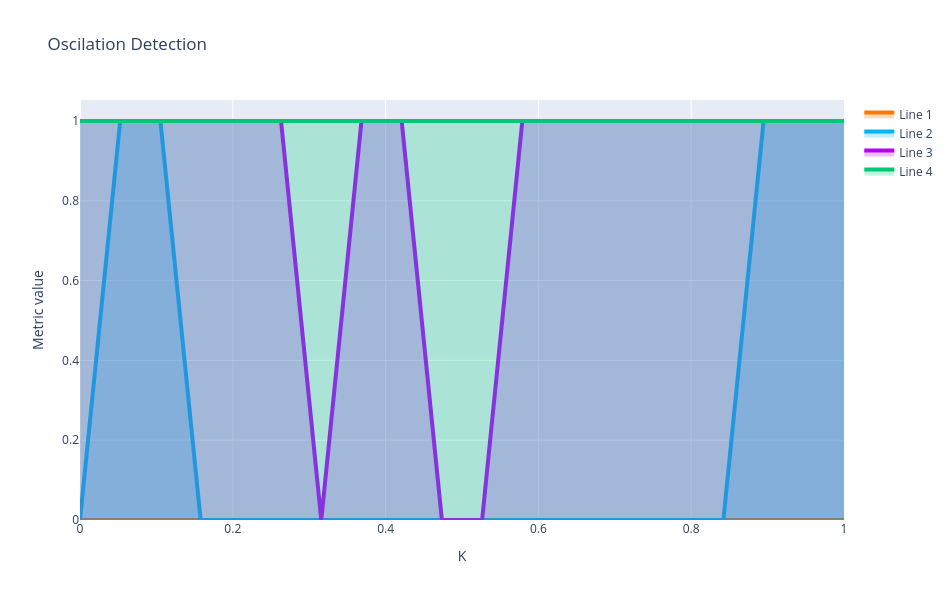
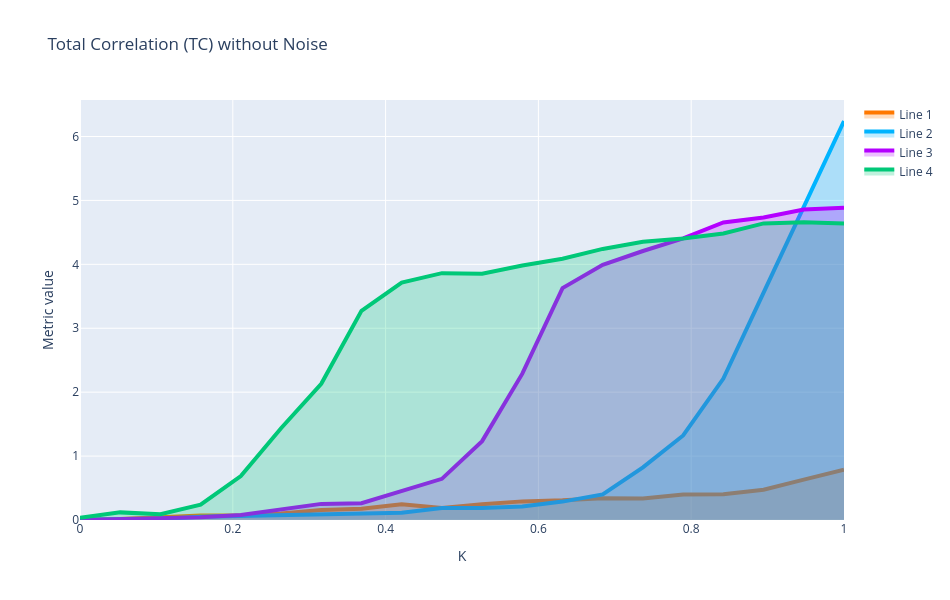
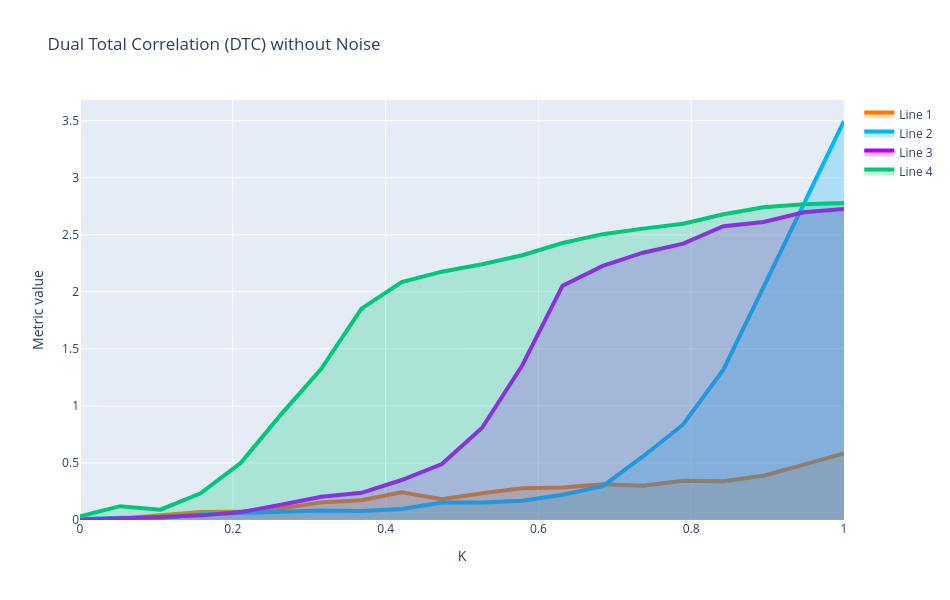
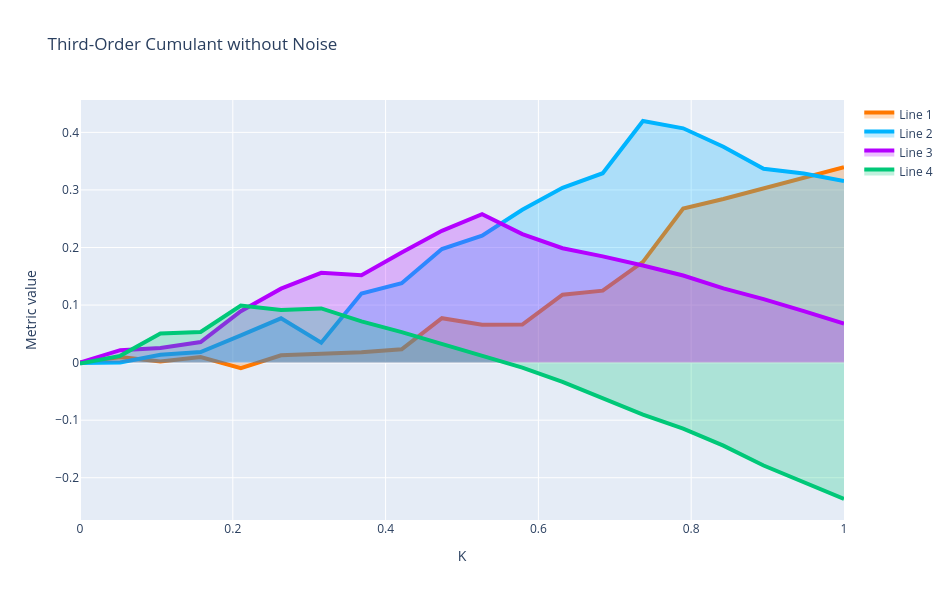

The cell these charts' notebook holds for them, in order:
### Markdown cell above
---
## **7. Oscillation Detection in $(P \times K$) Space** with noise
We perform a parameter sweep to detect oscillations in the $(P \times K$) space.

### Code cell
P_values = [4,5,6,7]
K3_values = np.linspace(0.0, 1.0, 20)

# Matrix to store oscillation detection
oscillation_map_noise = np.zeros((len(P_values), len(K_values)), dtype=int)

# Matrices to store metrics with noise
TC_map_noise = np.zeros((len(P_values), len(K_values)))
DTC_map_noise = np.zeros((len(P_values), len(K_values)))
Cumulant_map_noise = np.zeros((len(P_values), len(K_values)))
PowerCorr_map_noise = np.zeros((len(P_values), len(K_values)))
Entropy_map_noise = np.zeros((len(P_values), len(K_values)))  # Nueva métrica
Entropy_map_skew = np.zeros((len(P_values), len(K3_values)))  # Nueva métrica
Entropy_map_kurt = np.zeros((len(P_values), len(K3_values)))  # Nueva métrica

sigma_E = 0.03
T=450

#initial state
seed = 42
rng = np.random.default_rng(seed)
state0 = 0.1 * rng.standard_normal(2 * N_nodes)



for i, P_val in tqdm(enumerate(P_values)):
    for j, K_val in enumerate(K_values):
        # Simulation with noise using the existing function
        # t, states = simulate_wc_stochastic(state0, P_val, K_val, M, T, dt, sigma_E=sigma_E, higher_order=False)
        P_vec = np.array([P_val, P_val, P_val])
        t, states = simulate_wc_stochastic(state0, P_vec, K_val, M, T, dt, sigma_E = sigma_E, higher_order=False)

        start_idx = int(0.2 * len(t))

        E_node = states[start_idx:, :N_nodes]
        I_node = states[start_idx:, N_nodes:]

        # Oscillation detection using the existing function
        is_lc1, _, _, _ = detect_limit_cycle_poincare(E_node[:, 0], I_node[:, 0], dt, threshold_ratio=0.05, period_cv_threshold=0.05)
        is_lc2, _, _, _ = detect_limit_cycle_poincare(E_node[:, 0], I_node[:, 0], dt, threshold_ratio=0.05, period_cv_threshold=0.05)
        is_lc3, _, _, _ = detect_limit_cycle_poincare(E_node[:, 0], I_node[:, 0], dt, threshold_ratio=0.05, period_cv_threshold=0.05)
        oscillation_map_noise[i, j] =  int((is_lc1==True) and (is_lc2==True) and (is_lc3==True))

        
        # Remove transient
        E = states[start_idx:, :N_nodes]

        # Data matrix for higher-order metrics
        X = E.copy()

        # Covariance matrix
        Sigma = np.cov(X.T)

        # Higher-order metrics using the existing functions
        TC_map_noise[i, j] = TC_gauss(Sigma)
        DTC_map_noise[i, j] = DTC_gauss(Sigma)
        Entropy_map_noise[i, j] = entropy_gauss(Sigma)  # Cálculo de la entropía
        skew, kurt = dev_gauss(X)  # Cálculo de la entropía
        Entropy_map_skew[i, j] = skew
        Entropy_map_kurt[i, j] = kurt
        if X.shape[1] == 3:
            Cumulant_map_noise[i, j] = cumulants(X)
            PowerCorr_map_noise[i, j] = powercorr(X)

    if (i + 1) % 5 == 0:
        print(f"Progress: {i+1}/{len(P_values)}")

# Visualization using the existing function
# plot_oscillation_map(oscillation_map_noise, P_values, K_values, title="Oscillation Detection (P-K) with Noise")


#cleaing the matrix
TC_clean = clean_rowwise_signed(TC_map_noise, n_std=2)
DTC_clean = clean_rowwise_signed(DTC_map_noise, n_std=2)
Cumulant_clean = clean_rowwise_signed(Cumulant_map_noise,n_std=2)
PowerCorr_clean = clean_rowwise_signed(PowerCorr_map_noise,n_std=2)
Skew_clean = clean_rowwise_signed(Entropy_map_skew,n_std=2)
Kurt_clean = clean_rowwise_signed(Entropy_map_kurt,n_std=2)

# visualization the matrix cleaned
plot_lines_with_area(oscillation_map_noise, x_values=K3_values, title="Oscilation Detection")

plot_lines_with_area(TC_clean, x_values=K3_values, title="Total Correlation (TC) without Noise")
plot_lines_with_area(DTC_clean, x_values=K3_values, title="Dual Total Correlation (DTC) without Noise")
plot_lines_with_area(Cumulant_clean, x_values=K3_values, title="Third-Order Cumulant without Noise")
plot_lines_with_area(PowerCorr_clean, x_values=K3_values, title="Triple Power Correlation without Noise")
plot_lines_with_area(Skew_clean, x_values=K3_values, title="Skew with Noise")
plot_lines_with_area(Kurt_clean, x_values=K3_values, title="Kurt with Noise")

### Figure 1 — Plotly figure (JSON) as saved in the notebook; plotly's stock layout.template omitted (floating-point values rounded to 4 significant figures)
{"data": [{"fill": "tozeroy", "fillcolor": "rgba(255,120,0,0.25)", "line": {"color": "rgb(255,120,0)", "width": 4}, "mode": "lines", "name": "Line 1", "type": "scatter", "x": [0.0, 0.05263, 0.1053, 0.1579, 0.2105, 0.2632, 0.3158, 0.3684, 0.4211, 0.4737, 0.5263, 0.5789, 0.6316, 0.6842, 0.7368, 0.7895, 0.8421, 0.8947, 0.9474, 1.0], "y": [0, 0, 0, 0, 0, 0, 0, 0, 0, 0, 0, 0, 0, 0, 0, 0, 0, 0, 0, 0]}, {"fill": "tozeroy", "fillcolor": "rgba(0,180,255,0.25)", "line": {"color": "rgb(0,180,255)", "width": 4}, "mode": "lines", "name": "Line 2", "type": "scatter", "x": [0.0, 0.05263, 0.1053, 0.1579, 0.2105, 0.2632, 0.3158, 0.3684, 0.4211, 0.4737, 0.5263, 0.5789, 0.6316, 0.6842, 0.7368, 0.7895, 0.8421, 0.8947, 0.9474, 1.0], "y": [0, 1, 1, 0, 0, 0, 0, 0, 0, 0, 0, 0, 0, 0, 0, 0, 0, 1, 1, 1]}, {"fill": "tozeroy", "fillcolor": "rgba(180,0,255,0.25)", "line": {"color": "rgb(180,0,255)", "width": 4}, "mode": "lines", "name": "Line 3", "type": "scatter", "x": [0.0, 0.05263, 0.1053, 0.1579, 0.2105, 0.2632, 0.3158, 0.3684, 0.4211, 0.4737, 0.5263, 0.5789, 0.6316, 0.6842, 0.7368, 0.7895, 0.8421, 0.8947, 0.9474, 1.0], "y": [1, 1, 1, 1, 1, 1, 0, 1, 1, 0, 0, 1, 1, 1, 1, 1, 1, 1, 1, 1]}, {"fill": "tozeroy", "fillcolor": "rgba(0,200,120,0.25)", "line": {"color": "rgb(0,200,120)", "width": 4}, "mode": "lines", "name": "Line 4", "type": "scatter", "x": [0.0, 0.05263, 0.1053, 0.1579, 0.2105, 0.2632, 0.3158, 0.3684, 0.4211, 0.4737, 0.5263, 0.5789, 0.6316, 0.6842, 0.7368, 0.7895, 0.8421, 0.8947, 0.9474, 1.0], "y": [1, 1, 1, 1, 1, 1, 1, 1, 1, 1, 1, 1, 1, 1, 1, 1, 1, 1, 1, 1]}], "layout": {"height": 600, "title": {"text": "Oscilation Detection"}, "width": 950, "xaxis": {"title": {"text": "K"}}, "yaxis": {"title": {"text": "Metric value"}}}}

### Figure 2 — Plotly figure (JSON) as saved in the notebook; plotly's stock layout.template omitted (floating-point values rounded to 4 significant figures)
{"data": [{"fill": "tozeroy", "fillcolor": "rgba(255,120,0,0.25)", "line": {"color": "rgb(255,120,0)", "width": 4}, "mode": "lines", "name": "Line 1", "type": "scatter", "x": [0.0, 0.05263, 0.1053, 0.1579, 0.2105, 0.2632, 0.3158, 0.3684, 0.4211, 0.4737, 0.5263, 0.5789, 0.6316, 0.6842, 0.7368, 0.7895, 0.8421, 0.8947, 0.9474, 1.0], "y": [0.001971, 0.01424, 0.04227, 0.07032, 0.07498, 0.1028, 0.1567, 0.176, 0.2462, 0.1883, 0.2459, 0.2913, 0.3082, 0.3395, 0.337, 0.3993, 0.4013, 0.4745, 0.6309, 0.7872]}, {"fill": "tozeroy", "fillcolor": "rgba(0,180,255,0.25)", "line": {"color": "rgb(0,180,255)", "width": 4}, "mode": "lines", "name": "Line 2", "type": "scatter", "x": [0.0, 0.05263, 0.1053, 0.1579, 0.2105, 0.2632, 0.3158, 0.3684, 0.4211, 0.4737, 0.5263, 0.5789, 0.6316, 0.6842, 0.7368, 0.7895, 0.8421, 0.8947, 0.9474, 1.0], "y": [0.009749, 0.01891, 0.01594, 0.05171, 0.065, 0.07713, 0.08724, 0.09132, 0.1143, 0.1871, 0.1859, 0.2122, 0.2877, 0.4, 0.8235, 1.323, 2.213, 3.556, 4.899, 6.243]}, {"fill": "tozeroy", "fillcolor": "rgba(180,0,255,0.25)", "line": {"color": "rgb(180,0,255)", "width": 4}, "mode": "lines", "name": "Line 3", "type": "scatter", "x": [0.0, 0.05263, 0.1053, 0.1579, 0.2105, 0.2632, 0.3158, 0.3684, 0.4211, 0.4737, 0.5263, 0.5789, 0.6316, 0.6842, 0.7368, 0.7895, 0.8421, 0.8947, 0.9474, 1.0], "y": [0.001729, 0.01855, 0.02698, 0.04488, 0.07941, 0.1624, 0.2521, 0.2627, 0.4477, 0.644, 1.234, 2.289, 3.628, 3.993, 4.209, 4.406, 4.655, 4.732, 4.858, 4.886]}, {"fill": "tozeroy", "fillcolor": "rgba(0,200,120,0.25)", "line": {"color": "rgb(0,200,120)", "width": 4}, "mode": "lines", "name": "Line 4", "type": "scatter", "x": [0.0, 0.05263, 0.1053, 0.1579, 0.2105, 0.2632, 0.3158, 0.3684, 0.4211, 0.4737, 0.5263, 0.5789, 0.6316, 0.6842, 0.7368, 0.7895, 0.8421, 0.8947, 0.9474, 1.0], "y": [0.03293, 0.1193, 0.08937, 0.2393, 0.688, 1.436, 2.131, 3.273, 3.716, 3.862, 3.853, 3.983, 4.087, 4.241, 4.353, 4.403, 4.482, 4.641, 4.659, 4.64]}], "layout": {"height": 600, "title": {"text": "Total Correlation (TC) without Noise"}, "width": 950, "xaxis": {"title": {"text": "K"}}, "yaxis": {"title": {"text": "Metric value"}}}}

### Figure 3 — Plotly figure (JSON) as saved in the notebook; plotly's stock layout.template omitted (floating-point values rounded to 4 significant figures)
{"data": [{"fill": "tozeroy", "fillcolor": "rgba(255,120,0,0.25)", "line": {"color": "rgb(255,120,0)", "width": 4}, "mode": "lines", "name": "Line 1", "type": "scatter", "x": [0.0, 0.05263, 0.1053, 0.1579, 0.2105, 0.2632, 0.3158, 0.3684, 0.4211, 0.4737, 0.5263, 0.5789, 0.6316, 0.6842, 0.7368, 0.7895, 0.8421, 0.8947, 0.9474, 1.0], "y": [0.001971, 0.01418, 0.04219, 0.07015, 0.07457, 0.1017, 0.1543, 0.1736, 0.2422, 0.1814, 0.2352, 0.2786, 0.285, 0.3139, 0.3004, 0.3431, 0.3398, 0.388, 0.4855, 0.583]}, {"fill": "tozeroy", "fillcolor": "rgba(0,180,255,0.25)", "line": {"color": "rgb(0,180,255)", "width": 4}, "mode": "lines", "name": "Line 2", "type": "scatter", "x": [0.0, 0.05263, 0.1053, 0.1579, 0.2105, 0.2632, 0.3158, 0.3684, 0.4211, 0.4737, 0.5263, 0.5789, 0.6316, 0.6842, 0.7368, 0.7895, 0.8421, 0.8947, 0.9474, 1.0], "y": [0.009748, 0.0187, 0.01553, 0.05027, 0.06217, 0.07161, 0.08349, 0.0795, 0.09726, 0.1534, 0.1524, 0.169, 0.2221, 0.2969, 0.5568, 0.8374, 1.317, 2.044, 2.771, 3.497]}, {"fill": "tozeroy", "fillcolor": "rgba(180,0,255,0.25)", "line": {"color": "rgb(180,0,255)", "width": 4}, "mode": "lines", "name": "Line 3", "type": "scatter", "x": [0.0, 0.05263, 0.1053, 0.1579, 0.2105, 0.2632, 0.3158, 0.3684, 0.4211, 0.4737, 0.5263, 0.5789, 0.6316, 0.6842, 0.7368, 0.7895, 0.8421, 0.8947, 0.9474, 1.0], "y": [0.001728, 0.01787, 0.02591, 0.04059, 0.06921, 0.1341, 0.203, 0.2382, 0.3503, 0.4903, 0.8088, 1.356, 2.054, 2.228, 2.343, 2.423, 2.575, 2.613, 2.697, 2.726]}, {"fill": "tozeroy", "fillcolor": "rgba(0,200,120,0.25)", "line": {"color": "rgb(0,200,120)", "width": 4}, "mode": "lines", "name": "Line 4", "type": "scatter", "x": [0.0, 0.05263, 0.1053, 0.1579, 0.2105, 0.2632, 0.3158, 0.3684, 0.4211, 0.4737, 0.5263, 0.5789, 0.6316, 0.6842, 0.7368, 0.7895, 0.8421, 0.8947, 0.9474, 1.0], "y": [0.03329, 0.1213, 0.09096, 0.2338, 0.502, 0.926, 1.325, 1.853, 2.086, 2.177, 2.242, 2.321, 2.427, 2.505, 2.554, 2.597, 2.68, 2.742, 2.768, 2.778]}], "layout": {"height": 600, "title": {"text": "Dual Total Correlation (DTC) without Noise"}, "width": 950, "xaxis": {"title": {"text": "K"}}, "yaxis": {"title": {"text": "Metric value"}}}}

### Figure 4 — Plotly figure (JSON) as saved in the notebook; plotly's stock layout.template omitted (floating-point values rounded to 4 significant figures)
{"data": [{"fill": "tozeroy", "fillcolor": "rgba(255,120,0,0.25)", "line": {"color": "rgb(255,120,0)", "width": 4}, "mode": "lines", "name": "Line 1", "type": "scatter", "x": [0.0, 0.05263, 0.1053, 0.1579, 0.2105, 0.2632, 0.3158, 0.3684, 0.4211, 0.4737, 0.5263, 0.5789, 0.6316, 0.6842, 0.7368, 0.7895, 0.8421, 0.8947, 0.9474, 1.0], "y": [7.598e-05, 0.009645, 0.001979, 0.009601, -0.009555, 0.01273, 0.01542, 0.01783, 0.02304, 0.07722, 0.06579, 0.06618, 0.118, 0.125, 0.175, 0.2675, 0.2842, 0.3026, 0.3209, 0.3393]}, {"fill": "tozeroy", "fillcolor": "rgba(0,180,255,0.25)", "line": {"color": "rgb(0,180,255)", "width": 4}, "mode": "lines", "name": "Line 2", "type": "scatter", "x": [0.0, 0.05263, 0.1053, 0.1579, 0.2105, 0.2632, 0.3158, 0.3684, 0.4211, 0.4737, 0.5263, 0.5789, 0.6316, 0.6842, 0.7368, 0.7895, 0.8421, 0.8947, 0.9474, 1.0], "y": [-0.0008505, 0.0002425, 0.01357, 0.01823, 0.04728, 0.07691, 0.03467, 0.1201, 0.138, 0.1974, 0.2204, 0.2655, 0.3038, 0.329, 0.4197, 0.4071, 0.3749, 0.3368, 0.3285, 0.3153]}, {"fill": "tozeroy", "fillcolor": "rgba(180,0,255,0.25)", "line": {"color": "rgb(180,0,255)", "width": 4}, "mode": "lines", "name": "Line 3", "type": "scatter", "x": [0.0, 0.05263, 0.1053, 0.1579, 0.2105, 0.2632, 0.3158, 0.3684, 0.4211, 0.4737, 0.5263, 0.5789, 0.6316, 0.6842, 0.7368, 0.7895, 0.8421, 0.8947, 0.9474, 1.0], "y": [0.0002347, 0.02155, 0.02546, 0.03565, 0.08927, 0.1285, 0.156, 0.1517, 0.1911, 0.229, 0.2579, 0.2231, 0.1988, 0.1846, 0.1686, 0.1513, 0.1289, 0.1104, 0.08945, 0.06778]}, {"fill": "tozeroy", "fillcolor": "rgba(0,200,120,0.25)", "line": {"color": "rgb(0,200,120)", "width": 4}, "mode": "lines", "name": "Line 4", "type": "scatter", "x": [0.0, 0.05263, 0.1053, 0.1579, 0.2105, 0.2632, 0.3158, 0.3684, 0.4211, 0.4737, 0.5263, 0.5789, 0.6316, 0.6842, 0.7368, 0.7895, 0.8421, 0.8947, 0.9474, 1.0], "y": [-0.001523, 0.01176, 0.05057, 0.05314, 0.09903, 0.09129, 0.09416, 0.07153, 0.05304, 0.03286, 0.01302, -0.008746, -0.03338, -0.0616, -0.09051, -0.1147, -0.1442, -0.1788, -0.2079, -0.2369]}], "layout": {"height": 600, "title": {"text": "Third-Order Cumulant without Noise"}, "width": 950, "xaxis": {"title": {"text": "K"}}, "yaxis": {"title": {"text": "Metric value"}}}}
